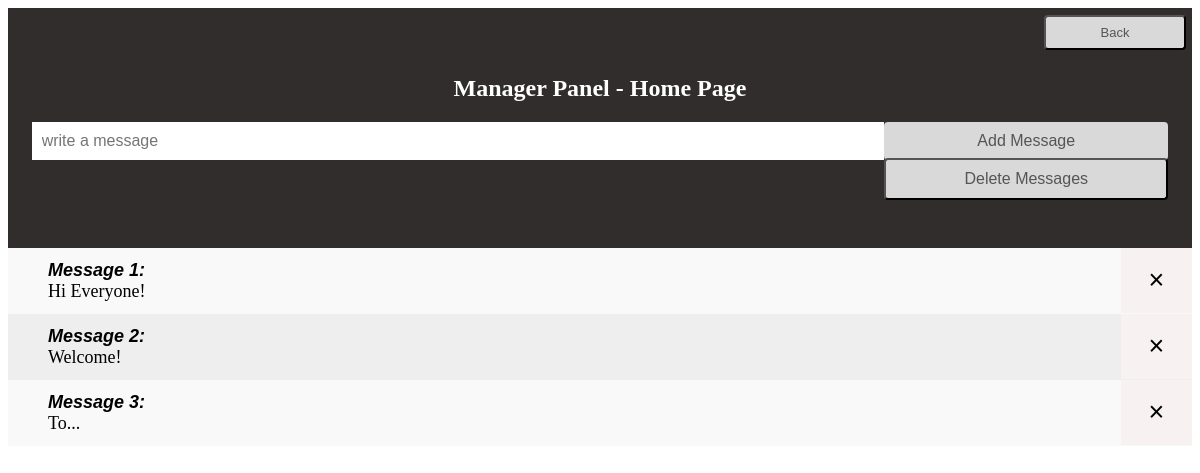
Page /manager/manage_home (signed in) on the committed database.
### tables this page shows
CREATE TABLE messages(ID INTEGER PRIMARY KEY, Message TEXT NOT NULL);

### app.py (the view)
@app.route("/manager/manage_home", methods = ["POST", "GET"])
def manage_home_page():
    if request.method=='POST':
        message = request.form["message"]
        home_page.add_message(message)
    messages = home_page.create_messages_list()
    return render_template("manage_home.html", messages = messages)

### app.py (called while the page is built)
def is_logged_in():
    return 'username' in session

@app.before_request
def auth():
    if not is_logged_in() and request.endpoint not in unauthorized_paths:
        return redirect(url_for('login'))

### modules/home.py (called while the page is built)
    def create_messages_list(self):
        with sqlite3.connect(DB_FILE_NAME) as conn:
            mycursor = conn.cursor()
            self.messages = [s for s in mycursor.execute("SELECT * FROM messages")]
        return self.messages

### templates/manage_home.html (shortened to what this page needs)
<!DOCTYPE html>
<html lang="en">
<head>
     <link rel="stylesheet" href="../static/style.css">
</head>
<body>
     <div class="header">
          <h2>Manager Panel - Home Page</h2>
          <form action="/manager/manage_home" method="POST">
               <input type="text" name="message" placeholder="write a message" autofocus>
               <input type="submit" value="Add Message" class="IButton">
               <a href="/manage_home/delete_messages"><button type="button" class="RButton">Delete Messages</button></a>
          </form>
          <a href="/manager"><button type="button" class="TButton">Back</button></a>
     </div>
     <ul>
          {% for id, message in messages %}
               <div>
               <form action="/manage_home/delete_message" method="POST">
                    <a class="bold">Message {{id}}:</a><br>
                    <a>{{message}}</a>
                    <input type="submit" value="&#215;" class="close">
               </form>
               </div>
          {% endfor %}
     </ul>
</body>
</html>

### static/style.css (style rules this page uses)
* { box-sizing: border-box; }
ul { list-style-type: none; padding: 0; margin: 0; }
ul div { cursor: pointer; position: relative; padding: 12px 8px 12px 40px; background: #eee; font-size: 18px; transition: 0.2s; }
ul div:nth-child(odd) { background: #f9f9f9; }
.header { position: relative; background-color: #312d2d; padding: 4% 2%; color: white; text-align: center; }
.header:after { content: ""; display: table; clear: both; }
input { margin: 0; border: none; border-radius: 0; width: 75%; padding: 10px; float: left; font-size: 16px; }
.IButton { padding: 10px; width: 25%; background: #d9d9d9; color: #555; float: right; text-align: center; font-size: 16px; cursor: pointer; transition: 0.3s; border-radius: 4px; }
.RButton { margin-top: -2px; padding: 10px; width: 25%; background: #d9d9d9; color: #555; float: right; text-align: center; font-size: 16px; cursor: pointer; transition: 0.3s; border-radius: 4px; }
.TButton { position: absolute; right: 0.5%; top: 3%; padding: 8px; width: 12%; background: #d9d9d9; color: #555; text-align: center; font-size: 13px; cursor: pointer; transition: 0.3s; border-radius: 4px; }
.bold { font-weight: bold; font-style: italic; font-family: Arial, Helvetica, sans-serif; }
.close { position: absolute; right: 0; top: 0; width: 6%; background: rgb(247, 241, 241); font-size: 150%; padding: 17px 20px 17px 20px; }

### rows in the picture
messages: ID "1", Message "Hi Everyone!"
messages: ID "2", Message "Welcome!"
messages: ID "3", Message "To..."
